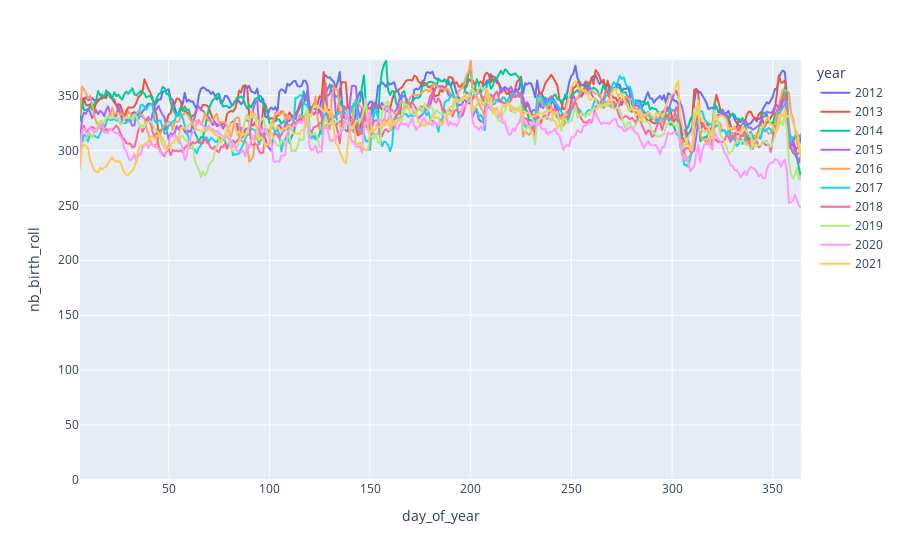

Notebook code for this chart:
### Code cell
# plot avec plotly de toutes les années depuis 2010 (interactif)

px.line(
    df_per_year,
    x="day_of_year",
    y="nb_birth_roll",
    color="year",
    range_y=[0, df_per_year.nb_birth_roll.max()],
    hover_data=df_per_year.columns,
)

### Figure 1 — Plotly figure (JSON) as saved in the notebook; plotly's stock layout.template omitted (floating-point values rounded to 4 significant figures; data arrays with more than 128 entries replaced by an {"elided": "..."} marker saying what was removed)
{"data": [{"customdata": {"elided": "359x2 mixed values"}, "hovertemplate": "year=%{customdata[1]}<br>day_of_year=%{x}<br>nb_birth_roll=%{y}<br>date=%{customdata[0]}<extra></extra>", "legendgroup": "2012", "line": {"color": "#636efa", "dash": "solid"}, "marker": {"symbol": "circle"}, "mode": "lines", "name": "2012", "showlegend": true, "type": "scattergl", "x": {"elided": "359 int values"}, "xaxis": "x", "y": {"elided": "359 float values"}, "yaxis": "y"}, {"customdata": {"elided": "359x2 mixed values"}, "hovertemplate": "year=%{customdata[1]}<br>day_of_year=%{x}<br>nb_birth_roll=%{y}<br>date=%{customdata[0]}<extra></extra>", "legendgroup": "2013", "line": {"color": "#EF553B", "dash": "solid"}, "marker": {"symbol": "circle"}, "mode": "lines", "name": "2013", "showlegend": true, "type": "scattergl", "x": {"elided": "359 int values"}, "xaxis": "x", "y": {"elided": "359 float values"}, "yaxis": "y"}, {"customdata": {"elided": "359x2 mixed values"}, "hovertemplate": "year=%{customdata[1]}<br>day_of_year=%{x}<br>nb_birth_roll=%{y}<br>date=%{customdata[0]}<extra></extra>", "legendgroup": "2014", "line": {"color": "#00cc96", "dash": "solid"}, "marker": {"symbol": "circle"}, "mode": "lines", "name": "2014", "showlegend": true, "type": "scattergl", "x": {"elided": "359 int values"}, "xaxis": "x", "y": {"elided": "359 float values"}, "yaxis": "y"}, {"customdata": {"elided": "359x2 mixed values"}, "hovertemplate": "year=%{customdata[1]}<br>day_of_year=%{x}<br>nb_birth_roll=%{y}<br>date=%{customdata[0]}<extra></extra>", "legendgroup": "2015", "line": {"color": "#ab63fa", "dash": "solid"}, "marker": {"symbol": "circle"}, "mode": "lines", "name": "2015", "showlegend": true, "type": "scattergl", "x": {"elided": "359 int values"}, "xaxis": "x", "y": {"elided": "359 float values"}, "yaxis": "y"}, {"customdata": {"elided": "359x2 mixed values"}, "hovertemplate": "year=%{customdata[1]}<br>day_of_year=%{x}<br>nb_birth_roll=%{y}<br>date=%{customdata[0]}<extra></extra>", "legendgroup": "2016", "line": {"color": "#FFA15A", "dash": "solid"}, "marker": {"symbol": "circle"}, "mode": "lines", "name": "2016", "showlegend": true, "type": "scattergl", "x": {"elided": "359 int values"}, "xaxis": "x", "y": {"elided": "359 float values"}, "yaxis": "y"}, {"customdata": {"elided": "359x2 mixed values"}, "hovertemplate": "year=%{customdata[1]}<br>day_of_year=%{x}<br>nb_birth_roll=%{y}<br>date=%{customdata[0]}<extra></extra>", "legendgroup": "2017", "line": {"color": "#19d3f3", "dash": "solid"}, "marker": {"symbol": "circle"}, "mode": "lines", "name": "2017", "showlegend": true, "type": "scattergl", "x": {"elided": "359 int values"}, "xaxis": "x", "y": {"elided": "359 float values"}, "yaxis": "y"}, {"customdata": {"elided": "359x2 mixed values"}, "hovertemplate": "year=%{customdata[1]}<br>day_of_year=%{x}<br>nb_birth_roll=%{y}<br>date=%{customdata[0]}<extra></extra>", "legendgroup": "2018", "line": {"color": "#FF6692", "dash": "solid"}, "marker": {"symbol": "circle"}, "mode": "lines", "name": "2018", "showlegend": true, "type": "scattergl", "x": {"elided": "359 int values"}, "xaxis": "x", "y": {"elided": "359 float values"}, "yaxis": "y"}, {"customdata": {"elided": "359x2 mixed values"}, "hovertemplate": "year=%{customdata[1]}<br>day_of_year=%{x}<br>nb_birth_roll=%{y}<br>date=%{customdata[0]}<extra></extra>", "legendgroup": "2019", "line": {"color": "#B6E880", "dash": "solid"}, "marker": {"symbol": "circle"}, "mode": "lines", "name": "2019", "showlegend": true, "type": "scattergl", "x": {"elided": "359 int values"}, "xaxis": "x", "y": {"elided": "359 float values"}, "yaxis": "y"}, {"customdata": {"elided": "359x2 mixed values"}, "hovertemplate": "year=%{customdata[1]}<br>day_of_year=%{x}<br>nb_birth_roll=%{y}<br>date=%{customdata[0]}<extra></extra>", "legendgroup": "2020", "line": {"color": "#FF97FF", "dash": "solid"}, "marker": {"symbol": "circle"}, "mode": "lines", "name": "2020", "showlegend": true, "type": "scattergl", "x": {"elided": "359 int values"}, "xaxis": "x", "y": {"elided": "359 float values"}, "yaxis": "y"}, {"customdata": {"elided": "359x2 mixed values"}, "hovertemplate": "year=%{customdata[1]}<br>day_of_year=%{x}<br>nb_birth_roll=%{y}<br>date=%{customdata[0]}<extra></extra>", "legendgroup": "2021", "line": {"color": "#FECB52", "dash": "solid"}, "marker": {"symbol": "circle"}, "mode": "lines", "name": "2021", "showlegend": true, "type": "scattergl", "x": {"elided": "359 int values"}, "xaxis": "x", "y": {"elided": "359 float values"}, "yaxis": "y"}], "layout": {"legend": {"title": {"text": "year"}, "tracegroupgap": 0}, "margin": {"t": 60}, "xaxis": {"anchor": "y", "domain": [0, 1], "title": {"text": "day_of_year"}}, "yaxis": {"anchor": "x", "domain": [0, 1], "range": [0, 382.3], "title": {"text": "nb_birth_roll"}}}}
